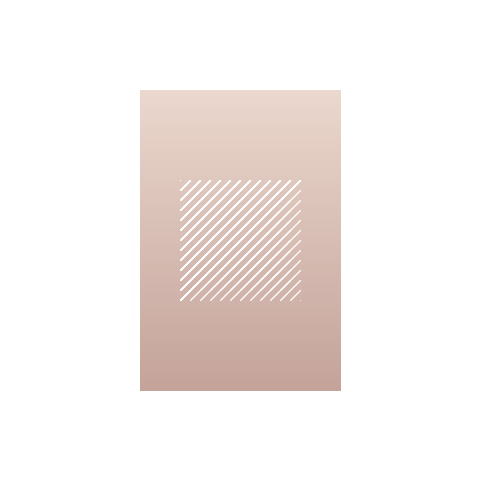
Frame 1 (no input)
Frame 60 (the mouse pressed at the canvas centre just before this capture): identical to frame 1, image omitted
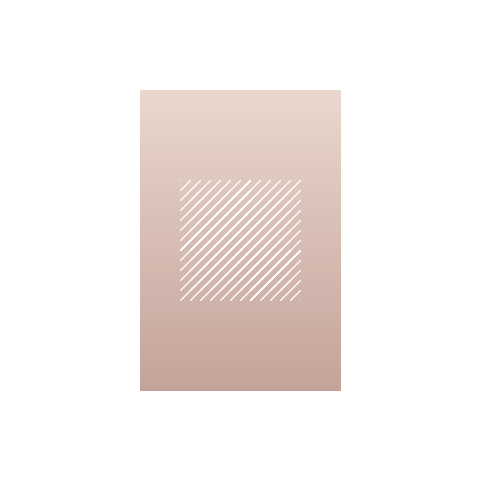
Frame 120 (the mouse held since frame 60 and released just before this capture)

The Processing sketch that drew these frames (run headless with seeded random() and noise(); from frame 60 on, the mouse is pressed at the canvas centre):

// Processing sketch: processing_52275
// ── processing_52275.pde

int Y_AXIS = 1;
int X_AXIS = 2;
float rx = 180;

void setup(){
  size(500, 500);
  smooth();
  background(255);
  for(int m = 0; m <= width; m+=10){
    for(int j = 0; j <= height; j+=10){
      stroke(100);
  //    line(m,j,m,j);
    }
  }
}

void draw(){
  color b1 = color(#EBD8CE,mouseX);
  color b2 = color(#C4A39A,mouseY);
  noStroke();
  //ellipse(250,250,30,30);
  fill(255);
//  rect(135,85,210,310);
  setGradient(140 ,90, 200, 300, b1, b2, Y_AXIS);
  stroke(255);
  strokeWeight(1);
  for(int i = 180; i <= 300; i+=10){
   for(int j = 180; j<=300; j+=10){
   line(i,j,j,i);
   float mx = constrain(mouseX,180,300);
   float my = constrain(mouseY,180,300);
   line(mx,j,j,my);
   
  } 
  }
  

}


void setGradient(int x, int y, float w, float h, color c1, color c2, int axis ){
  // calculate differences between color components 
  float deltaR = red(c2)-red(c1);
  float deltaG = green(c2)-green(c1);
  float deltaB = blue(c2)-blue(c1);

  // choose axis
  if(axis == Y_AXIS){
    /*nested for loops set pixels
     in a basic table structure */
    // column
    for (int i=x; i<=(x+w); i++){
      // row
      for (int j = y; j<=(y+h); j++){
        color c = color(
        (red(c1)+(j-y)*(deltaR/h)),
        (green(c1)+(j-y)*(deltaG/h)),
        (blue(c1)+(j-y)*(deltaB/h)) 
          );
        set(i, j, c);
      }
    }  
  }  
  else if(axis == X_AXIS){
    // column 
    for (int i=y; i<=(y+h); i++){
      // row
      for (int j = x; j<=(x+w); j++){
        color c = color(
        (red(c1)+(j-x)*(deltaR/h)),
        (green(c1)+(j-x)*(deltaG/h)),
        (blue(c1)+(j-x)*(deltaB/h)) 
          );
        set(j, i, c);
      }
    }  
  }
}               
